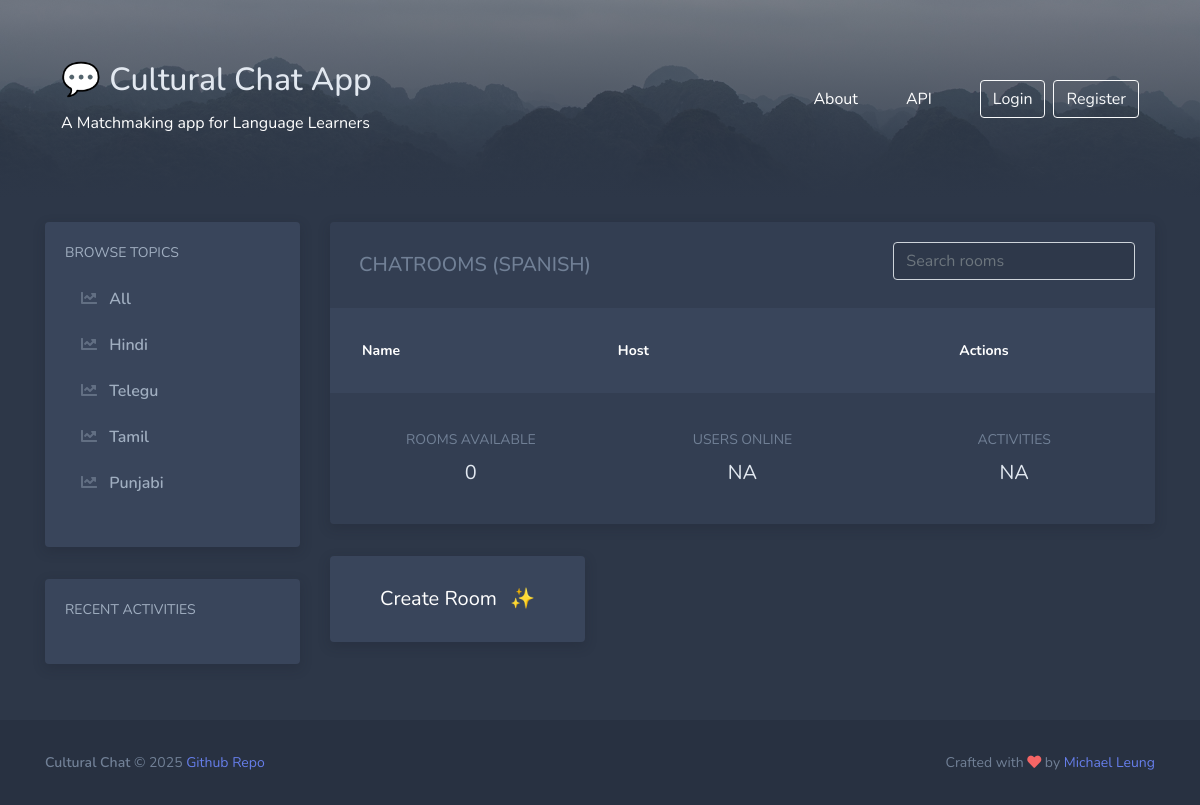
Page /?q=Spanish on the earlier database version.
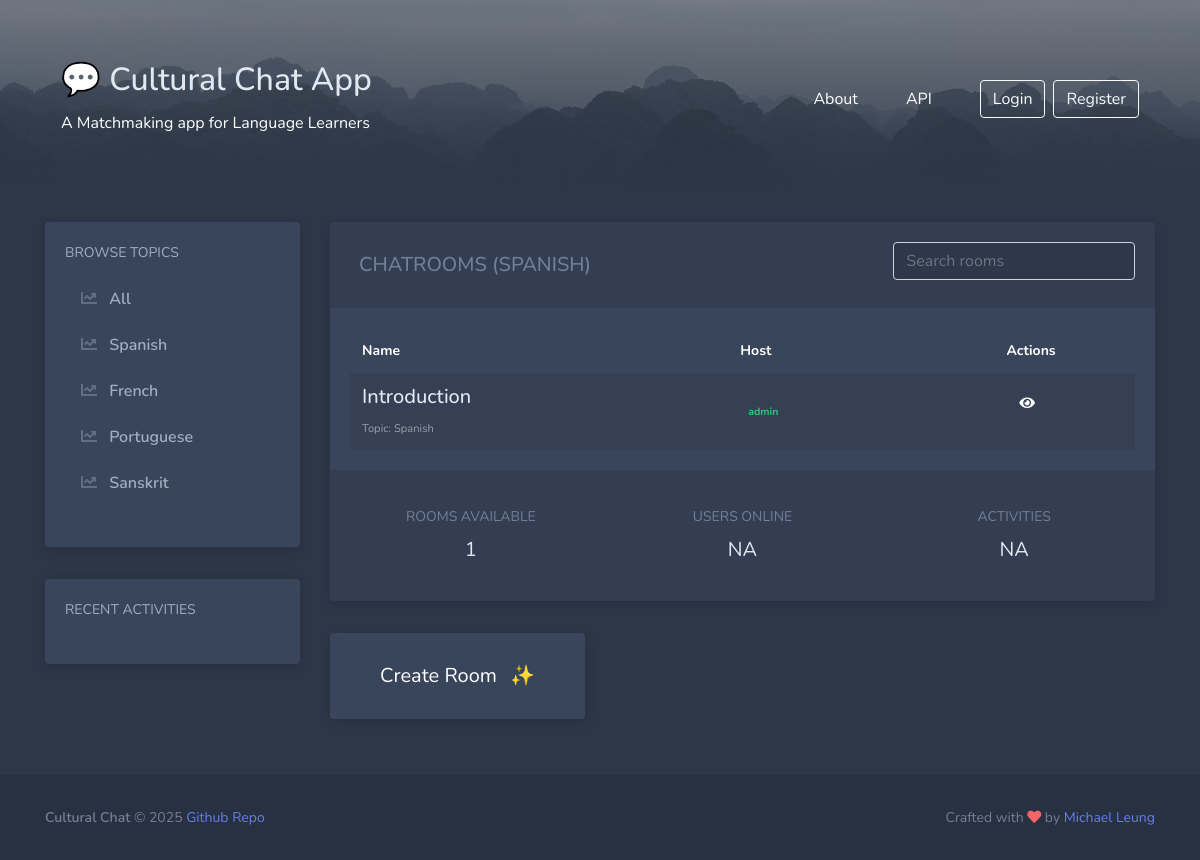
Same page on the later database version.
### chatapp/models.py (models this page shows, shortened)
class Topic(models.Model):
    name = models.CharField(max_length=200)

class Room(models.Model):
    host = models.ForeignKey(User, on_delete=models.SET_NULL, null=True)
    topic = models.ForeignKey(Topic, on_delete=models.SET_NULL, null=True)
    name = models.CharField(max_length=200)
    description = models.TextField(null=True, blank=True)
    participants = models.ManyToManyField(User, related_name='participants', blank=True)
    updated = models.DateTimeField(auto_now=True)
    created = models.DateTimeField(auto_now_add=True)
    class Meta:
        ordering = ['-updated', '-created']

### chatapp/views.py (the view)
# urls.py: path("", views.home, name="home"),
def home(request):
    q = request.GET.get('q') if request.GET.get('q') != None else ''
    rooms = Room.objects.filter(
        Q(topic__name__icontains=q) |
        Q(name__icontains=q) |
        Q(description__icontains=q)
        )
    topics = Topic.objects.all()
    room_count = rooms.count()
    room_messages = Message.objects.filter(Q(room__topic__name__icontains=q))
    context = {
        'rooms' : rooms,
        'topics': topics,
        'room_count': room_count,
        'room_messages': room_messages,
        'q': q,
        }
    return render(request, 'chatapp/home.html', context)

### chatapp/templates/chatapp/home.html
{% extends 'main.html' %} {% block content %}
<div class="container py-4">
  <div class="row">
    <div class="col-lg-4 col-xl-3">
      {% include 'chatapp/components/sidebar.html' %}
    </div>
    <div class="col-lg-8 col-xl-9">
      {% include 'chatapp/components/activities.html' %}
      <div class="row">
        <div class="col-sm-6 col-lg-4">
          <a class="block" href="{% url 'create-room' %}">
            <div
              class="block-content block-content-full d-flex justify-content-center align-items-center"
            >
              <div class="py-2 text-center">
                <div class="text-white font-size-lg fw-bold">
                  <span class="mr-2">Create Room</span> ✨
                </div>
              </div>
            </div>
          </a>
        </div>
      </div>
    </div>
  </div>
</div>
{% endblock %}

### templates/main.html (shortened to what this page needs)
{% load static %}
<!DOCTYPE html>
<html lang="en">
  <head>
    <link
      rel="stylesheet"
      href="https://cdn.jsdelivr.net/npm/bootstrap@4.6.0/dist/css/bootstrap.min.css"
    />
    <link
      rel="stylesheet"
      href="https://use.fontawesome.com/releases/v5.11.2/css/all.css"
    />
    <link rel="stylesheet" href="{% static 'styles/main.css' %}" />
    <link rel="stylesheet" href="{% static 'chatapp/styles.css' %}" />
  </head>
  <body>
    <div id="page-container">
      {% include 'header.html' %}
      {% block content %}
      {% endblock %}
      {% include 'footer.html' %}
    </div>
  </body>
</html>

### templates/header.html
{% load static %}
<div class="bg-image">
  <div class="bg-image-overlay pt-5 py-md-5">
    <nav class="container navbar bg-body-tertiary">
      <div class="container-fluid">
        <a class="navbar-brand text-white" href="/">
          <h2>💬 Cultural Chat App</h2>
          <small>A Matchmaking app for Language Learners</small>
        </a>
        <div class="d-flex align-items-center">
          <a class="text-white mr-5" href="{% url 'about' %}">About</a>
          <a class="text-white mr-5" target="_blank" href="api/rooms/">API</a>
          {% if request.user.is_authenticated %}
          <span class="mr-5">Welcome, {{ request.user.username }}!</span>
          <a href="{% url 'logout' %}" class="btn btn-outline-light me-2">
            Logout
          </a>
          {% else %}
          <a href="{% url 'login' %}" class="btn btn-outline-light mr-2">
            Login
          </a>
          <a href="{% url 'register' %}" class="btn btn-outline-light">
            Register
          </a>
          {% endif %}
        </div>
      </div>
    </nav>
  </div>
</div>

### chatapp/templates/chatapp/components/sidebar.html (shortened to what this page needs)
<div class="block d-none d-lg-block me-lg-4">
  <div class="block-content">
    <div class="font-size-sm text-uppercase text-light fw-bold mb-3">
      Browse Topics
    </div>
    <ul class="nav-main mb-4">
      <li class="nav-main-item">
        <a class="nav-main-link" href="/">
          <i class="fa fa-chart-line nav-main-icon"></i>
          <span class="nav-main-text">All</span>
        </a>
      </li>
      {% for topic in topics %}
      <li class="nav-main-item">
        <a class="nav-main-link" href="{% url 'home' %}?q={{topic.name}}">
          <i class="fa fa-chart-line nav-main-icon"></i>
          <span class="nav-main-text">{{topic.name}}</span>
        </a>
      </li>
      {% endfor %}
    </ul>
  </div>
</div>
<div class="block d-none d-lg-block me-lg-4">
  <div class="block-content">
    <div class="font-size-sm text-uppercase text-light fw-bold mb-3">
      Recent Activities
    </div>
  </div>
</div>

### chatapp/templates/chatapp/components/activities.html (shortened to what this page needs)
<div class="block">
  <div class="block-content bg-black-10">
    <div class="row">
      <div class="col-lg-8  d-flex align-items-center pl-4">
        <h3 class="font-size-lg text-muted fw-bold text-uppercase mb-0">
          Chatrooms
          {% if q %}
          ({{q}})
          {% endif %}
        </h3>
      </div>
      <div class="col-lg-4">
        <form action="{% url 'home' %}" method="GET" class="mb-2">
          <input
            type="text"
            name="q"
            class="form-control bg-black-10 search"
            placeholder="Search rooms"
          />
        </form>
      </div>
    </div>
  </div>
  <div class="block-content">
    <div class="table-responsive">
      <table
        class="table table-dark table-borderless table-striped table-vcenter font-size-sm mb-0"
      >
        <thead>
          <tr>
            <th>Name</th>
            <th>Host</th>
            <th class="text-center">Actions</th>
          </tr>
        </thead>
        <tbody>
          {% for room in rooms %}
          <tr>
            <td>
              <a  href="{% url 'room' room.id %}">
                <h5 >{{room.name}}</h5>
              </a>
              <p
                class="font-size-sm text-white-50 mb-0 d-none d-md-block"
              >
              <small>Topic: {{room.topic.name}}</small>
              </p>
            </td>
            <td>
              <span class="badge text-bg-success p-2 ">
                <div class="text-green">{{room.host.username}}</div>
              </span>
            </td>
            <td class="text-center">
              <p>
                <a href="{% url 'room' room.id %}"><i class="fa fa-solid fa-eye text-white mr-2"></i></a>
              </p>
            </td>
          </tr>
          {% endfor %}
        </tbody>
      </table>
    </div>
  </div>
  <div class="block-content bg-black-10">
    <div class="row text-center">
      <div class="col-sm-4 py-3">
        <div class="text-muted mb-2 text-uppercase font-size-sm fw-bold">
          Rooms Available
        </div>
        <div class="text-black font-size-lg fw-bold">{{room_count}}</div>
      </div>
      <div class="col-sm-4 py-3">
        <div class="text-muted mb-2 text-uppercase font-size-sm fw-bold">
          Users Online
        </div>
        <div class="text-black font-size-lg fw-bold">NA</div>
      </div>
      <div class="col-sm-4 py-3">
        <div class="text-muted mb-2 text-uppercase font-size-sm fw-bold">
          Activities
        </div>
        <div class="text-black font-size-lg fw-bold">NA</div>
      </div>
    </div>
  </div>
</div>

### templates/footer.html (shortened to what this page needs)
      <div class="bg-black-10">
        <footer
          class="container text-muted font-size-sm d-md-flex justify-content-md-between py-4"
        >
          <div class="text-center text-md-start py-2">
            <strong>Cultural Chat</strong> &copy;
            <a href="https://github.com/mkleung/django-chat-demo">Github Repo</a>
          </div>
          <div class="text-center text-md-end py-2">
            Crafted with <i class="fa fa-heart text-danger"></i> by
            <a target="_blank" href="https://mikeleung.ca">Michael Leung</a>
          </div>
        </footer>
      </div>

### static/styles/main.css (style rules this page uses)
html, body { font-family: 'Nunito'; background: #2d3748; color: #e2e8f0; }
h1, h2, h3, h4, h5, h6, .h1, .h2, .h3, .h4, .h5, .h6 { font-family: 'Nunito'; color: #e2e8f0; }
strong { font-weight: 600; }
.text-light { color: #A0AEC0 !important; }
.text-muted { color: #718096 !important; }
.text-danger { color: #f56565 !important; }
.bg-black-10 { background-color: rgba(0, 0, 0, 0.1); }
.font-size-lg { font-size: 1.25rem; }
.font-size-sm { font-size: .875rem; }
#page-container { width: 100%; min-width: 320px; margin: 0 auto; }
a, .btn.btn-link { color: #667eea; }
a, a:focus, a:hover, .btn.btn-link { text-decoration: none; }
.table-vcenter th, .table-vcenter td { vertical-align: middle; }
.table-dark { background-color: #39455b; }
.table-dark.table-striped tbody tr:nth-of-type(odd) { background-color: rgba(0, 0, 0, 0.075); }
.bg-image { background-position: 50% 0%; background-size: cover; background-image: url('/static/images/bg-header.jpg'); }
.bg-image-overlay { background: #2d3748; background: linear-gradient(0deg, #2d3748 0%, rgba(45, 55, 72, 0.5) 100%); }
.block { display: block; margin-bottom: 2rem; background-color: #39455b; border-radius: .25rem; box-shadow: 0 0.25rem 0.75rem rgba(26, 32, 44, 0.25); transition: box-shadow .12s ease-out; }
.block .block-content { padding: 1.25rem; }
.block .block-content:first-child { border-top-right-radius: .25rem; border-top-left-radius: .25rem; }
.block .block-content:last-child { border-bottom-right-radius: .25rem; border-bottom-left-radius: .25rem; }
a.block { color: #000; }
.nav-main { list-style: none; padding-left: 0; margin-bottom: 0; }
.nav-main-item:not(:last-child) { display: flex; align-items: center; margin-bottom: .375rem; }
.nav-main-icon { display: inline-block; text-align: center; width: 1.5rem; margin-right: .25rem; opacity: .4; }
.nav-main-icon, .nav-main-text { position: relative; z-index: 2; }
.nav-main-link { overflow: hidden; position: relative; display: block; width: 100%; padding: .5rem .75rem; font-weight: 600; color: #a0aec0; border-radius: .125rem; }
.nav-main-link::before, .nav-main-link::after { position: absolute; display: none; content: ''; z-index: 0; top: 0; bottom: 0; display: block; opacity: 0; transition: opacity .25s ease-out, -webkit-transform .25s ease-out; transition: transform .25s ease-out, opacity .25s ease-out; transition: transform .25s ease-out, opacity .25s ease-out, -webkit-transform .25s ease-out; will-change: opacity, transform; }
.nav-main-link::before { left: 0; width: 100%; background-color: rgba(0, 0, 0, 0.1); -webkit-transform: translateX(-30%); transform: translateX(-30%); }
.nav-main-link::after { top: 0; width: .5rem; right: 0; background-color: #667eea; -webkit-transform: translateX(100%); transform: translateX(100%); }

### chatapp/static/chatapp/styles.css (style rules this page uses)
.text-green { color: #2ecc71; }

Differences in the rows shown:
removed Topic: name "Hindi"
removed Topic: name "Telegu"
removed Topic: name "Tamil"
removed Topic: name "Punjabi"
added Topic: name "Spanish", name "SPANISH"
added Topic: name "French"
added Topic: name "Portuguese"
added Topic: name "Sanskrit"
added Room: name "Introduction", topic.name "Spanish", host.username "admin"
Other differences:
{{ room_count }}: "0" → "1"
{{ q }}: "SPANISH" → (not shown)
